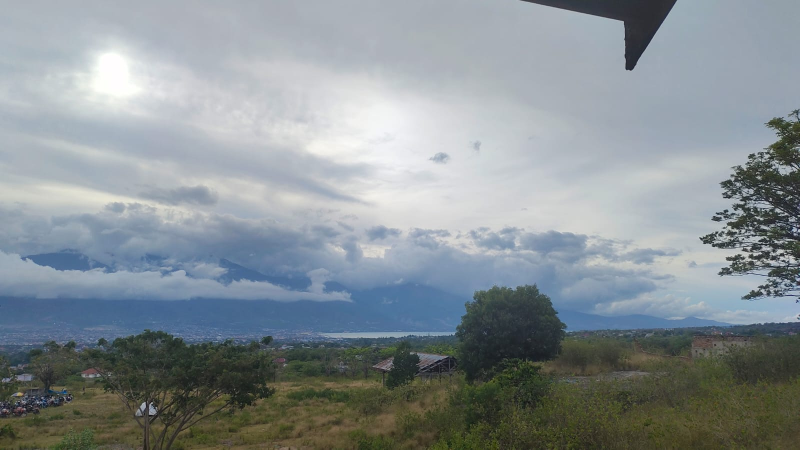
#> input picture gambar1.jpeg, 1599 x 899 px (shown at 1/2 size)
$ python main.py
#> lines starting #> are read from the running program, lines starting #| are printed output that depends on the picture
import cv2

# Load the two images
img1 = cv2.imread('gambar1.jpeg')
#> img1 is the input picture: shape (899, 1599, 3); mean B, G, R 148, 143.8, 135.1
img1 = cv2.resize(img1, (600, 300 ))
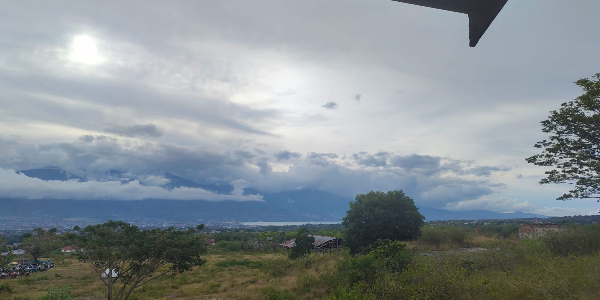
#> img1: shape (300, 600, 3); mean B, G, R 147.9, 143.7, 135
img2 = cv2.imread('gambar2.jpeg')
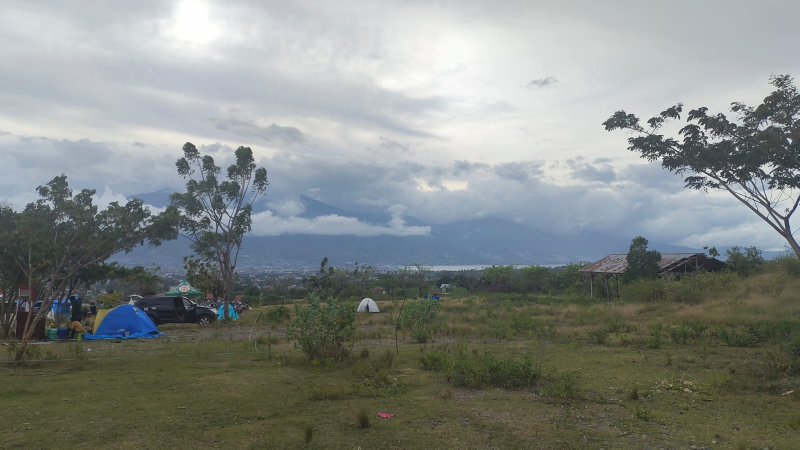
#> input picture gambar2.jpeg, 1599 x 899 px (shown at 1/2 size)
#> img2 is the input picture: shape (899, 1599, 3); mean B, G, R 133, 136.2, 131.2
img2 = cv2.resize(img2, (600, 300 ))
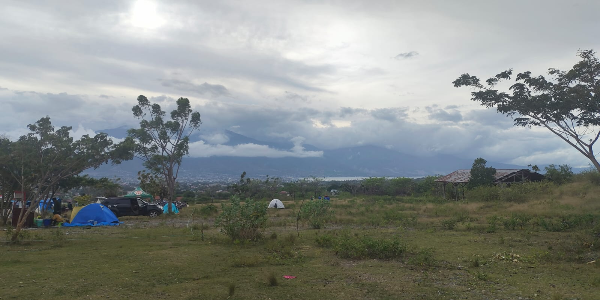
#> img2: shape (300, 600, 3); mean B, G, R 132.9, 136.1, 131.1

# Compute the difference image
diff_img = cv2.absdiff(img1, img2)
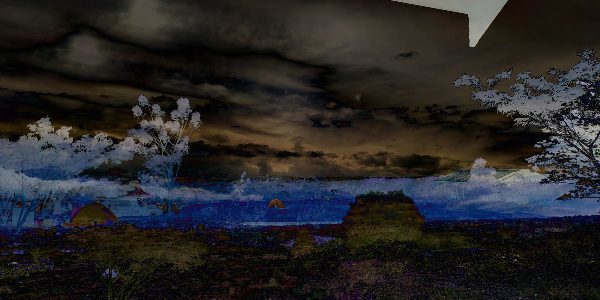
#> diff_img: shape (300, 600, 3); mean B, G, R 38.4, 37.3, 38.3

# Display the difference image
cv2.imshow('Difference Image', diff_img)
cv2.waitKey(0)
cv2.destroyAllWindows()
